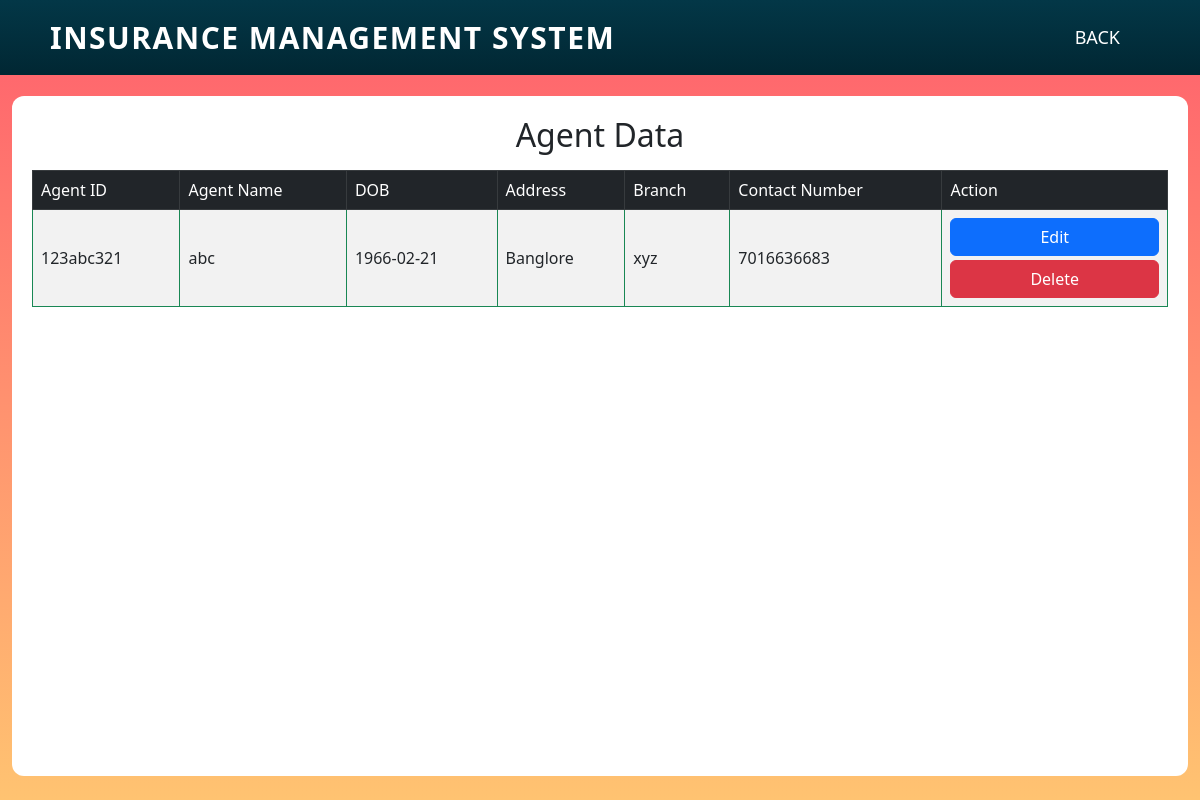
The page /agent/modified.php (signed in) on the database as committed earlier.
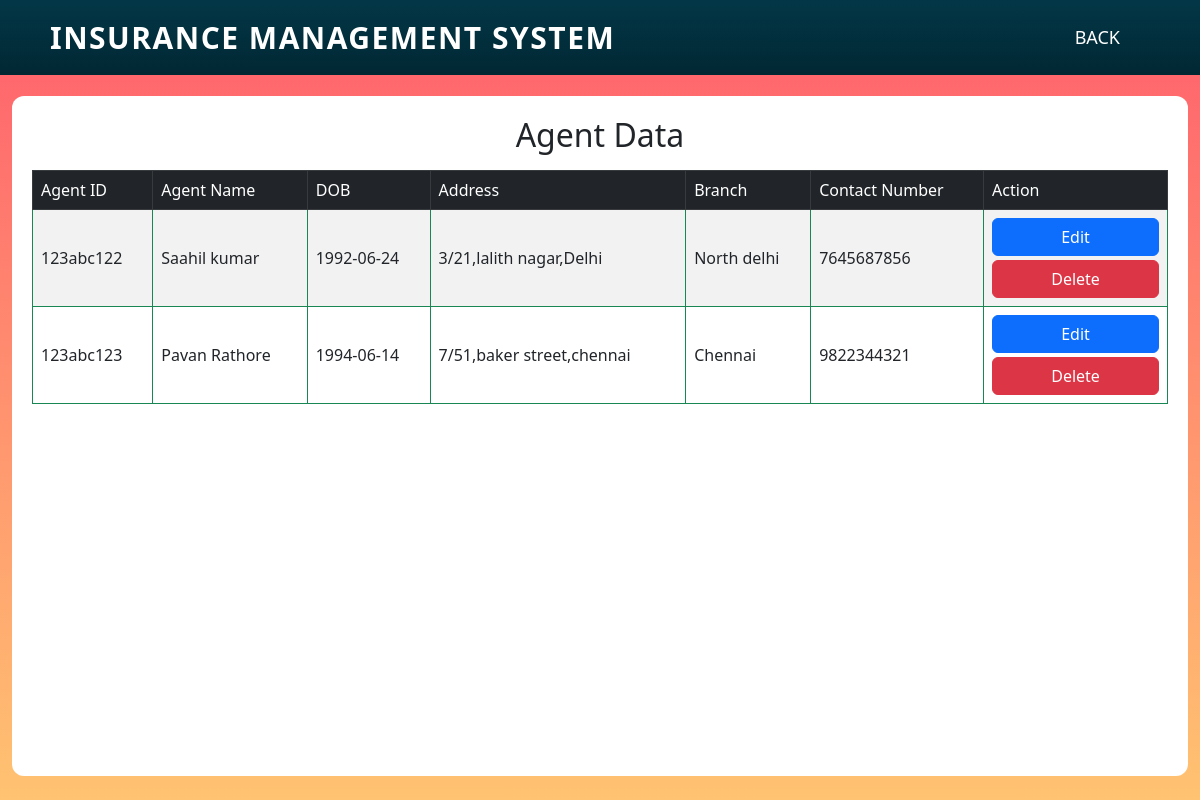
The same page on the database as committed later.
### tables this page shows
CREATE TABLE `agent` (
  `agentID` varchar(10) NOT NULL,
  `passwd` varchar(150) NOT NULL,
  `agentName` varchar(150) NOT NULL,
  `DOB` date NOT NULL,
  `Address` varchar(80) NOT NULL,
  `Branch` varchar(50) NOT NULL,
  `contactNum` bigint(10) NOT NULL
);

### agent/modified.php (the view, shortened to what this page needs)
<?php
require "../connection.php";
$sql = "select * from agent";
$result = mysqli_query($conn,$sql);
?>
<html>
	<head>
		<link rel="stylesheet" href="../css/bootstrap.css">
		<link rel="stylesheet" href="../style/login.css">
	</head>
    <body>
	<nav>
		<div class="logo">
			<p>Insurance Management System</p>
            </div>
            <ul>
                <li><a href="../login.php">Back</a></li>
            </ul>
        </nav>
		<div class="container-fluid" style="padding-top: 12vh;">
	<div class="login" style="width:100%; height:85%; overflow-y: scroll;">
		<h2 class="text-center mb-3">Agent Data</h2>
		<table class="table table-bordered border-success table-striped table-hover align-middle">
			<thead class="table-dark align-middle">
				<tr>
					<td>Agent ID</td>
					<td>Agent Name</td>
					<td>DOB</td>
					<td>Address</td>
					<td>Branch</td>
					<td>Contact Number</td>
					<td>Action</td>
				</tr>
			</thead>
			<tbody>
				<?php
		while($row = mysqli_fetch_object($result)){
	?>
			<tr>
				<td>
					<?php echo $row->agentID;?>
				</td>
				<td>
					<?php echo $row->agentName;?>
				</td>
				<td>
					<?php echo $row->DOB;?>
				</td>
				<td>
					<?php echo $row->Address;?>
				</td>
				<td>
					<?php echo $row->Branch;?>
				</td>
				<td>
					<?php echo $row->contactNum;?>
				</td>
				<td><a class="btn btn-primary w-100 mb-1" href="update.php?editid=<?php echo $row->agentID;?>">Edit</a>
				<a class="btn btn-danger w-100" href="modified.php?delid=<?php echo $row->agentID;?>" onclick="return confirm('Are You Sure')">Delete</a></td>
			</tr>
		<?php } ?>
	</tbody>
        </table>
    </body>
	</html>

Rows that differ between the two databases and show on the page:
removed agent: agentID "123abc321", agentName "abc", DOB "1966-02-21", Address "Banglore", Branch "xyz", contactNum "7016636683"
added agent: agentID "123abc122", agentName "Saahil kumar", DOB "1992-06-24", Address "3/21,lalith nagar,Delhi", Branch "North delhi", contactNum "7645687856"
added agent: agentID "123abc123", agentName "Pavan Rathore", DOB "1994-06-14", Address "7/51,baker street,chennai", Branch "Chennai", contactNum "9822344321"
